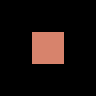

A 2D game scene composited from a Tiled map and its tileset images. What follows is a short description and the map's XML, with every tile layer's data as written:
An orthogonal 3x3 tile map with 32x32 px tiles, 3 tile layers (regions, input_layout_decoration, output_ground_decoration), 2 tilesets.

<map version="1.9" tiledversion="1.9.0" orientation="orthogonal" renderorder="right-down" width="3" height="3" tilewidth="32" tileheight="32" infinite="0" nextlayerid="5" nextobjectid="1">
 <tileset firstgid="1" source="../../Tilesets/forest-tiles.tsx" />
 <tileset firstgid="65" source="../../Tilesets/forest-decoration.tsx" />
 <layer id="1" name="regions" width="3" height="3">
  <properties>
   <property name="MatchInOrder" type="bool" value="true" />
  </properties>
  <data encoding="csv">
0,0,0,
0,42,0,
0,0,0
</data>
 </layer>
 <layer id="2" name="input_layout_decoration" width="3" height="3">
  <properties>
   <property name="AutoEmpty" type="bool" value="true" />
  </properties>
  <data encoding="csv">
0,0,0,
0,42,0,
0,0,0
</data>
 </layer>
 <layer id="3" name="output_ground_decoration" width="3" height="3">
  <data encoding="csv">
0,0,0,
0,74,0,
0,0,0
</data>
 </layer>
</map>
